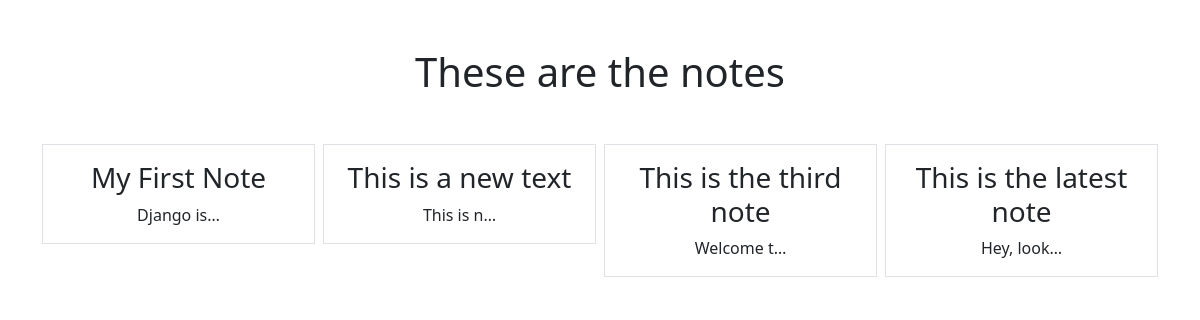
The page /calc/notes on the database its author committed.
### notes/models.py (models this page shows)
class Notes(models.Model):
    title = models.CharField(max_length=200)
    text = models.TextField()
    create = models.DateTimeField(auto_now_add=True)

### notes/views.py (the view)
# urls.py: path('notes', views.NotesListView.as_view(), name="notes.list"),
class NotesListView(ListView):
    model = Notes
    context_object_name = 'notes'
    template_name = 'notes/notes_list.html'

### notes/templates/notes/notes_list.html
{% extends "base.html" %}
{% block content %}
    <h1 class="my-5">These are the notes</h1>
        <div class="row row-cols3 g-2">
            {% for note in notes %}
            <div class="col">
                <div class="p-3 border">
                    <a href="{% url 'notes.detail' pk=note.id %}" class="text-dark text-decoration-none">
                        <h3>{{note.title}}</h3>
                    </a>
                    {{note.text|truncatechars:10}}
                </div>
            </div>
            {% endfor %}
        </div>
{% endblock %}

### rows shown on the page
Notes: title "My First Note", text "Django is…"
Notes: title "This is a new text", text "This is n…"
Notes: title "This is the third note", text "Welcome t…"
Notes: title "This is the latest note", text "Hey, look…"
